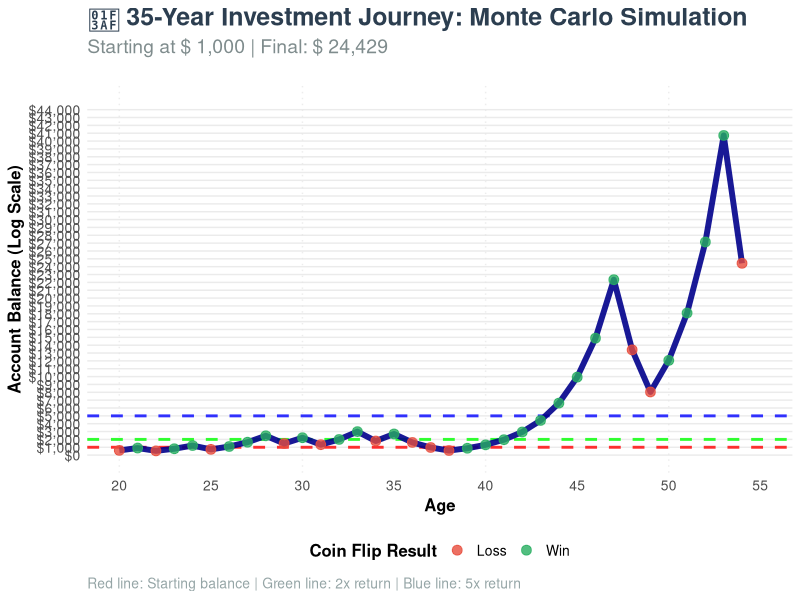

R code for this plot: (Note: this script raises an error after producing the figure.)
## ---- chunk 1
#| label: fig-compounding-simulation
#| fig-cap: "Monte Carlo simulation with compounding account balance"
#| echo: true

# Set seed for reproducibility
suppressPackageStartupMessages(library(tidyverse))

# Set seed for reproducibility
set.seed(123)

# Number of Coin Flips
n_flips <- 35
# Initial account balance
initial_acct <- 1000

# Create simulation data with compounding account balance
sim_data <- tibble(
  sim_num = 1:n_flips,
  coin_flip = rbinom(n = n_flips, size = 1, prob = 0.5)
) %>%
  mutate(
    # Calculate compounding account balance
    account_balance = accumulate(
      coin_flip, 
      .init = initial_acct,
      .f = ~ if_else(.y == 1, .x * 1.5, .x * 0.6)
    )[-1],  # Remove the initial value
    # Calculate the change in account balance for each round
    balance_change = account_balance - lag(account_balance, default = initial_acct)
  )

# Display first 10 results
head(sim_data, 35)

# Summary statistics
cat("\nSimulation Summary:\n")
cat("Initial balance: $", initial_acct, "\n")
cat("Final balance: $", round(tail(sim_data$account_balance, 1), 2), "\n")
cat("Total return: ", round((tail(sim_data$account_balance, 1) / initial_acct - 1) * 100, 2), "%\n")
## ---- chunk 2
#| label: fig-life-investment
#| fig-cap: "35-year investment journey showing account balance evolution from age 20 to 55"
#| fig-width: 12
#| fig-height: 8

# Create age-based data
sim_data_with_age <- sim_data %>%
  mutate(
    age = 20 + sim_num - 1,  # Start at age 20
    decade = floor(age / 10) * 10,  # Group by decades
    age_group = case_when(
      age < 30 ~ "20s",
      age < 40 ~ "30s", 
      age < 50 ~ "40s",
      TRUE ~ "50s"
    )
  )

# Create the main visualization
investment_plot <- ggplot(sim_data_with_age, aes(x = age, y = account_balance)) +
  # Add background grid
  theme_minimal() +
  
  # Add decade markers
  geom_vline(xintercept = seq(20, 55, 10), color = "gray90", linetype = "dotted", alpha = 0.7) +
  
  # Add horizontal reference lines
  geom_hline(yintercept = initial_acct, color = "red", linetype = "dashed", alpha = 0.8, size = 1) +
  geom_hline(yintercept = initial_acct * 2, color = "green", linetype = "dashed", alpha = 0.8, size = 1) +
  geom_hline(yintercept = initial_acct * 5, color = "blue", linetype = "dashed", alpha = 0.8, size = 1) +
  
  # Main line showing account balance
  geom_line(color = "darkblue", size = 2, alpha = 0.9) +
  
  # Points colored by win/loss
  geom_point(aes(color = factor(coin_flip)), size = 3, alpha = 0.8) +
  
  # Color scale for wins/losses
  scale_color_manual(
    values = c("0" = "#e74c3c", "1" = "#27ae60"),
    labels = c("Loss", "Win"),
    name = "Coin Flip Result"
  ) +
  
  # Y-axis formatting with even spacing
  scale_y_continuous(
    labels = scales::dollar_format(),
    breaks = seq(0, max(sim_data$account_balance) * 1.1, by = 1000),
    limits = c(0, max(sim_data$account_balance) * 1.1)
  ) +
  
  # X-axis formatting
  scale_x_continuous(
    breaks = seq(20, 55, 5),
    limits = c(20, 55)
  ) +
  
  # Labels and title
  labs(
    title = "🎯 35-Year Investment Journey: Monte Carlo Simulation",
    subtitle = paste("Starting at $", scales::comma(initial_acct), "| Final: $", scales::comma(round(tail(sim_data$account_balance, 1), 0))),
    x = "Age",
    y = "Account Balance (Log Scale)",
    caption = "Red line: Starting balance | Green line: 2x return | Blue line: 5x return"
  ) +
  
  # Custom theme
  theme(
    plot.title = element_text(size = 18, face = "bold", color = "#2c3e50"),
    plot.subtitle = element_text(size = 14, color = "#7f8c8d", margin = margin(b = 20)),
    plot.caption = element_text(size = 10, color = "#95a5a6", hjust = 0),
    axis.title = element_text(size = 12, face = "bold"),
    axis.text = element_text(size = 10),
    legend.title = element_text(size = 12, face = "bold"),
    legend.text = element_text(size = 10),
    legend.position = "bottom",
    panel.grid.minor = element_blank(),
    panel.grid.major.x = element_blank(),
    plot.background = element_rect(fill = "white", color = NA),
    panel.background = element_rect(fill = "white", color = NA)
  )

# Add annotations for key milestones
investment_plot <- investment_plot +
  # Annotate starting point
  annotate("text", x = 20.5, y = initial_acct * 1.2, 
           label = "Starting\n$1,000", 
           size = 3, color = "red", fontface = "bold") +
  
  # Annotate final point
  annotate("text", x = 54.5, y = tail(sim_data$account_balance, 1) * 1.2, 
           label = paste("Final\n$", scales::comma(round(tail(sim_data$account_balance, 1), 0))), 
           size = 3, color = "darkblue", fontface = "bold") +
  

# Display the plot
print(investment_plot)

# Calculate and display key statistics
cat("\n📊 Investment Journey Statistics:\n")
cat("Starting age: 20\n")
cat("Ending age: 55\n")
cat("Total years: 35\n")
cat("Initial investment: $", scales::comma(initial_acct), "\n")
cat("Final balance: $", scales::comma(round(tail(sim_data$account_balance, 1), 2)), "\n")
cat("Total return: ", round((tail(sim_data$account_balance, 1) / initial_acct - 1) * 100, 2), "%\n")
cat("Annualized return: ", round(((tail(sim_data$account_balance, 1) / initial_acct)^(1/35) - 1) * 100, 2), "%\n")
cat("Win rate: ", round(mean(sim_data$coin_flip) * 100, 1), "%\n")

# Show best and worst years
max_balance_idx <- which.max(sim_data$account_balance)
min_balance_idx <- which.min(sim_data$account_balance)

cat("\n🎯 Key Milestones:\n")
cat("Peak balance: $", scales::comma(round(max(sim_data$account_balance), 2)), " at age ", 20 + max_balance_idx - 1, "\n")
cat("Lowest balance: $", scales::comma(round(min(sim_data$account_balance), 2)), " at age ", 20 + min_balance_idx - 1, "\n")
